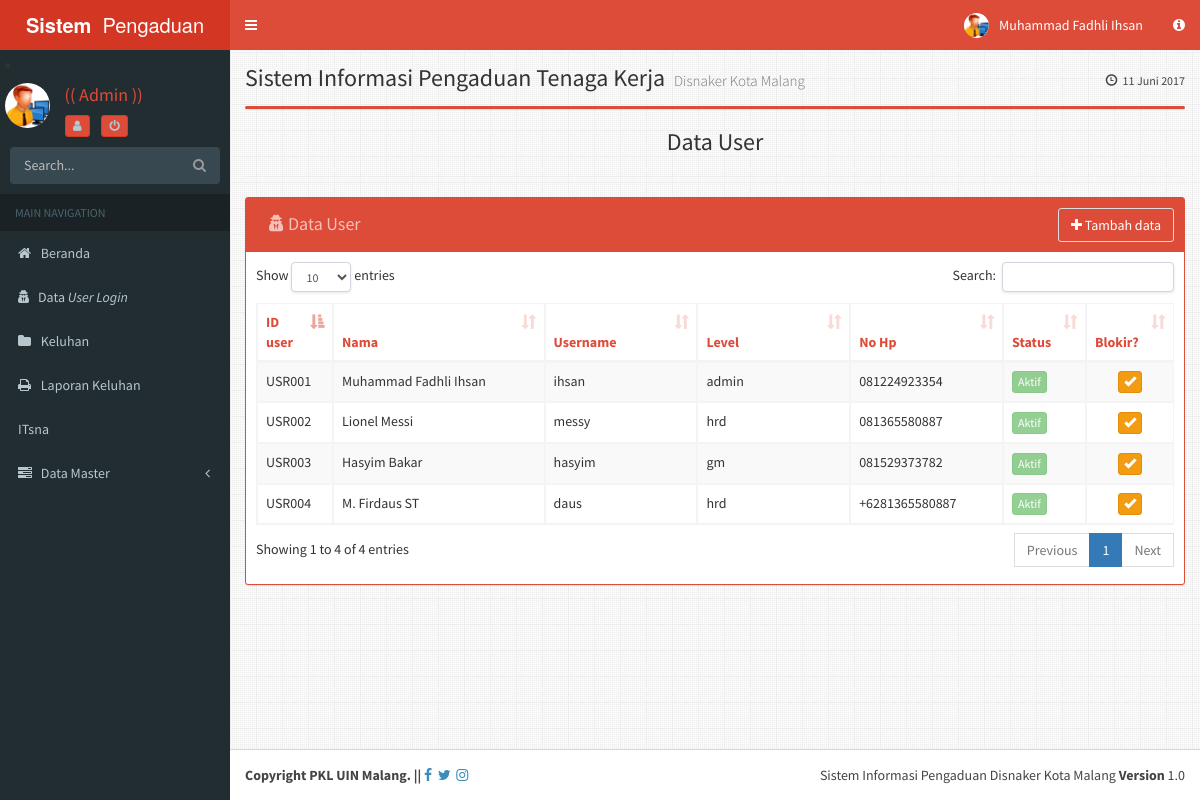
The page /admin/?module=user (signed in) on the database its author committed.
### tables this page shows
CREATE TABLE IF NOT EXISTS `user` (
  `id_user` varchar(10) NOT NULL,
  `user` varchar(32) NOT NULL,
  `pass` varchar(32) NOT NULL,
  `nama` varchar(32) NOT NULL,
  `no_hp` varchar(15) NOT NULL,
  `level` enum('admin','hrd','gm') NOT NULL,
  `blokir` enum('N','Y') NOT NULL,
  PRIMARY KEY (`id_user`)
);

### admin/inc/inc.library.php (called while the page is built, shortened)
<?php
function Indonesia2Tgl($tanggal){
	 $namaBln = array("01" => "Januari", "02" => "Februari", "03" => "Maret", "04" => "April", "05" => "Mei", "06" => "Juni",
					 "07" => "Juli", "08" => "Agustus", "09" => "September", "10" => "Oktober", "11" => "November", "12" => "Desember");
	$tgl=substr($tanggal,8,2);
	$bln=substr($tanggal,5,2);
	$thn=substr($tanggal,0,4);
	$tanggal ="$tgl ".$namaBln[$bln]." $thn";
	return $tanggal;
}
?>

### admin/module/user/user.php (the view, shortened to what this page needs)
<?php
$aksi="module/user/user_aksi.php";
switch($_GET[aksi]){
default:
?>
<h3 class="box-title margin text-center">Data User</h3>
<hr/>
	<div class="box box-solid box-danger">
		<div class="box-header">
		<h3 class="btn btn disabled box-title">
		<i class="fa  fa-user-secret"></i>
		Data User </h3>
		<a class="btn btn-default pull-right"href="?module=user&aksi=tambah">
		<i class="fa  fa-plus"></i> Tambah data</a>
		</div>
	<div class="box-body">
	<table id="example1" class="table table-bordered table-striped">
<thead>
	<tr class="text-red">
		<th class="col-sm-1">ID user</th>
		<th>Nama</th>
		<th class="col-sm-2">Username</th>
		<th class="col-sm-2">Level</th>
		<th class="col-sm-2">No Hp</th>
		<th class="col-sm-1">Status</th>
		<th class="col-sm-1">Blokir?</th>
	</tr>
</thead>
<tbody>
<?php
$sql = "SELECT * FROM user";
$tampil = mysql_query($sql);
while ($tampilkan = mysql_fetch_array($tampil)) {
$blokir = $tampilkan['blokir'];?>
	<tr>
	<td><?php echo $tampilkan['id_user']; ?></td>
	<td><?php echo $tampilkan['nama']; ?></td>
	<td><?php echo $tampilkan['user']; ?></td>
	<td><?php echo $tampilkan['level']; ?></td>
	<td><?php echo $tampilkan['no_hp']; ?></td>
	<td><?php if  ( $blokir== 'Y' ) {
				echo "<a class='btn btn-xs btn-warning' disabled >NonAktif</a>";}
				else {echo "<a class='btn btn-xs btn-success' disabled>Aktif</a>"; }   ?></td>
	<td align="center">
	<?php if ( $blokir== 'N' ) { ?>
	<a class="btn btn-xs btn-warning"  data-toggle="tooltip" title="Blokir User??" href="<?php echo $aksi ?>?module=user&aksi=yes&id_user=<?php echo $tampilkan['id_user']; ?>" onclick="return confirm('Apakah anda yakin ingin blokir <?php echo $tampilkan['user']; ?> ?')"><i class="glyphicon glyphicon-ok"></i></a>
	<?php } ?>
	</td>
	<?php
	}
	?>
	</tr>
			</tbody>
		</table>
	</div>
</div>
<?php
break;
?>
<?php
}
?>

### admin/index.php (shortened to what this page needs)
<?php
include 'inc/inc.library.php';
?>
<!DOCTYPE html>
<html>
  <head>
    <link href="../aset/plugins/daterangepicker/daterangepicker-bs3.css" rel="stylesheet" type="text/css" />
    <link href="../aset/plugins/iCheck/all.css" rel="stylesheet" type="text/css" />
    <link href="../aset/plugins/colorpicker/bootstrap-colorpicker.min.css" rel="stylesheet"/>
    <link href="../aset/plugins/timepicker/bootstrap-timepicker.min.css" rel="stylesheet"/>
    <link href="../aset/dist/css/skins/_all-skins.min.css" rel="stylesheet" type="text/css" />
    <link href="../aset/plugins/iCheck/all.css" rel="stylesheet" type="text/css" />
    <link href="../aset/bootstrap/css/bootstrap.min.css" rel="stylesheet" type="text/css" />
    <link href="https://maxcdn.bootstrapcdn.com/font-awesome/4.3.0/css/font-awesome.min.css" rel="stylesheet" type="text/css" />
    <link href="https://code.ionicframework.com/ionicons/2.0.1/css/ionicons.min.css" rel="stylesheet" type="text/css" />
    <link href="../aset/plugins/datatables/dataTables.bootstrap.css" rel="stylesheet" type="text/css" />
    <link href="../aset/dist/css/AdminLTE.min.css" rel="stylesheet" type="text/css" />
    <link href="../aset/dist/css/skins/_all-skins.min.css" rel="stylesheet" type="text/css" />
  </head>
  <body class="skin-red sidebar-mini fixed">
    <div class="wrapper">
      <header class="main-header">
        <a href="" class="logo">
          <span class="logo-lg"><b>Sistem&nbsp;</b> Pengaduan</span>
        </a>
        <nav class="navbar navbar-static-top" role="navigation">
          <a href="#" class="sidebar-toggle" data-toggle="offcanvas" role="button">
          </a>
          <div class="navbar-custom-menu">
            <ul class="nav navbar-nav">
				<li class="dropdown user user-menu">
				<a href="#" class="dropdown-toggle" data-toggle="dropdown">
                  <img src="../aset/dist/img/admin.jpg" class="user-image" alt="User Image"/>
                  <span class="hidden-xs">
				  <?php
				   echo $_SESSION['nama'];
				  ?>
				  </span>
                </a>
              </li>
              <li>
                <a href="#" data-toggle="control-sidebar"><i class="fa fa-info-circle"></i></a>
              </li>
            </ul>
          </div>
        </nav>
      </header>
      <aside class="main-sidebar">
        <section class="sidebar">
         <li style="margin:2%;">
			<table>
			<tr>
			<td rowspan="3"><img src="../aset/dist/img/admin.jpg"style="margin-right:15px;width:45px;height:45px;" class="img-circle" alt="User Image" /></td>
			<th><h4 class="text-red">(( Admin ))</h4>
			</th>
			<tr>
			<td><i class="text-red">
				<a href="index.php?module=edit_user&id_user=<?php echo $_SESSION['id'];?>" class="btn btn-xs btn-danger ">&nbsp;<i class="fa fa-user"></i>&nbsp;</a>
				<a href="../logout.php" class="btn btn-xs btn-danger ">&nbsp;<i class="fa fa-power-off"></i>&nbsp;</a>
			</td>
			</tr>
			</tr>
			</table>
			</li>
          <form action="#" method="get" class="sidebar-form">
            <div class="input-group">
              <input type="text" name="q" class="form-control" placeholder="Search..."/>
              <span class="input-group-btn">
                <button type='submit' name='search' id='search-btn' class="btn btn-flat"><i class="fa fa-search"></i></button>
              </span>
            </div>
          </form>
          <ul class="sidebar-menu">
            <li class="header">MAIN NAVIGATION</li>
			<li><a href="?module=home"><i class="fa fa-home"></i> <span>Beranda</span></a></li>
			<li><a href='?module=user' ><i class="fa fa-user-secret"></i><span>Data <i> User Login </i></span></a></li>
      <li><a href='?module=keluhan'><i class="fa fa-folder"></i> <span>Keluhan</span></a></li>
      <li><a href='module/fpdf/pdf.php'><i class="fa fa-print"></i> <span>Laporan Keluhan</span></a></li>
      <li><a href='module/fpdf/pdf.php'> <span>ITsna</span></a></li>
			<li class="treeview">
			 <a href="#">
                <i class="fa fa-tasks"></i> <span>Data Master</span> <i class="fa fa-angle-left pull-right"></i>
              </a>
			</li>
          </ul>
        </section>
      </aside>
      <div style="background:url(../images/0.png)repeat;" class="content-wrapper">
        <section  class="content-header">
          <h1> Sistem Informasi Pengaduan Tenaga Kerja
            <small>Disnaker Kota Malang</small>
          </h1>
          <ol class="breadcrumb">
            <li><a href="#"><i class="glyphicon glyphicon-time"></i><?php echo Indonesia2Tgl(date('Y-m-d'));?> </a></li>
          </ol>
        </section>
        <section  class="content">
<div class="box box-danger">
</div>
	<?php include "isi.php";?>
        </section>
      </div>
      <footer class="main-footer">
        <div class="pull-right hidden-xs">
          Sistem Informasi Pengaduan Disnaker Kota Malang <b>Version</b> 1.0
        </div>
        <strong>Copyright PKL UIN Malang.
		 || <a href="#"><i class="fa fa-facebook"></i></a>&nbsp;&nbsp;<a href="#"><i class="fa fa-twitter"></i></a>&nbsp;&nbsp;<a href="#"><i class="fa fa-instagram"></i></a>
      </footer>
    </div>
  </body>
</html>

### admin/isi.php (shortened to what this page needs)
<?php
if ($_GET['module'] == "home") {
	include "module/home.php";
}
else if ($_GET['module'] == "penyidik") {
	include "module/penyidik/penyidik.php";
}
else if ($_GET['module'] == "unit_krj") {
	include "module/unit_krj/unit_krj.php";
}
else if ($_GET['module'] == "user") {
	include "module/user/user.php";
}
?>

### rows shown on the page
user: id_user "USR001", nama "Muhammad Fadhli Ihsan", user "ihsan", level "admin", no_hp "081224923354", blokir "Aktif"
user: id_user "USR002", nama "Lionel Messi", user "messy", level "hrd", no_hp "081365580887", blokir "Aktif"
user: id_user "USR003", nama "Hasyim Bakar", user "hasyim", level "gm", no_hp "081529373782", blokir "Aktif"
user: id_user "USR004", nama "M. Firdaus ST", user "daus", level "hrd", no_hp "+6281365580887", blokir "Aktif"

### other values the page prints
$_SESSION['nama'] "Muhammad Fadhli Ihsan"
